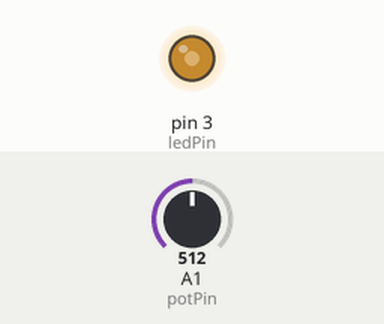
This sketch was run on a simulated Arduino Uno, built with avr-gcc and run on an emulated ATmega328P. On the bench: output pins drawn as LEDs (lit = HIGH). The inputs (shaded band) are chosen by the test bench; at power-on: A1 (potPin) = 512.

Above: at 1.2 s.
1.3 s: A1 (potPin) set to 716
At 2.3 s:
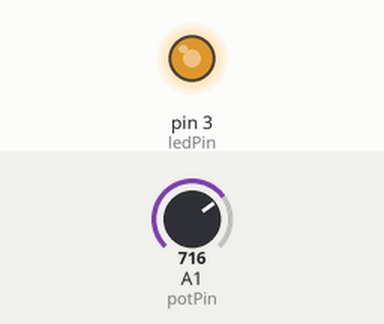
2.8 s: A1 (potPin) set to 900
At 3.4 s:
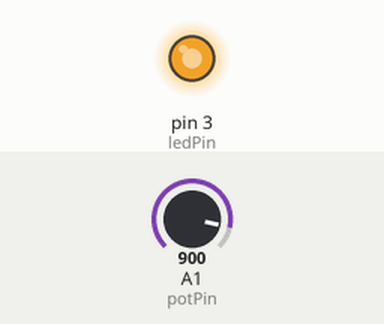
4.3 s: A1 (potPin) set to 122
At 5.5 s:
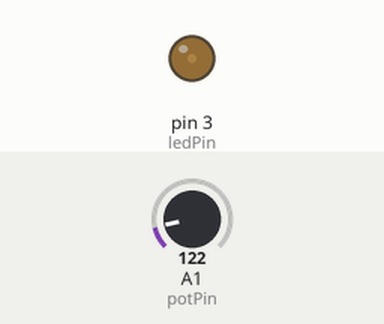
5.8 s: A1 (potPin) set to 0
At 6.9 s:
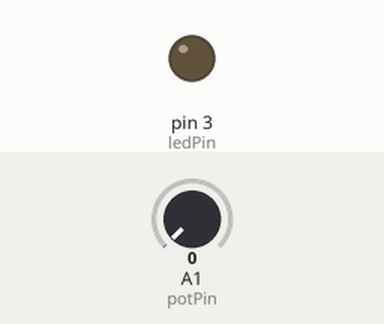
7.3 s: A1 (potPin) set to 511
At 8.0 s:
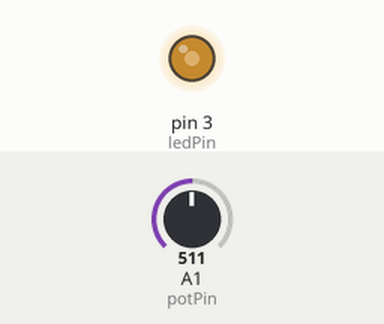
Timing chart, 0 to 9.8 s (numbered marks = the images above; inputs shaded):
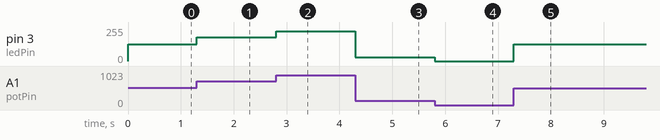

Measured:
- after the input at 1.3 s, pin 3 (ledPin): 127/255 → 178/255 at once
- after the input at 2.8 s, pin 3 (ledPin): 178/255 → 224/255 at once
- after the input at 4.3 s, pin 3 (ledPin): 224/255 → 30/255 at once
- after the input at 5.8 s, pin 3 (ledPin): 30/255 → 0/255 at once
- after the input at 7.3 s, pin 3 (ledPin): 0/255 → 127/255 at once

The sketch:

potenciometro.ino
```cpp
#define potPin 1   // Define o pino analógico em que o potenciômetro vai ser conectado
#define ledPin 3   // Define o pino que terá um LED e um resistência ligada ao terra

int valPot = 0; //Variável que armazena o valor da leitura do potenciômetro

void setup() {

pinMode(ledPin,OUTPUT); // Configura o pino do LED como saída

}

void loop() {

valPot =  analogRead(potPin); //Faz a leitura analógica do pino em que o potenciômetro esta ligado
valPot = map(valPot,0,1023,0,255); //Utilizando a função map() para transformar uma escala de 0-1023 em uma escala 0 a 255
analogWrite(ledPin,valPot ); // Aciona o LED proporcionalmente ao valor da leitura analógica

}
```
